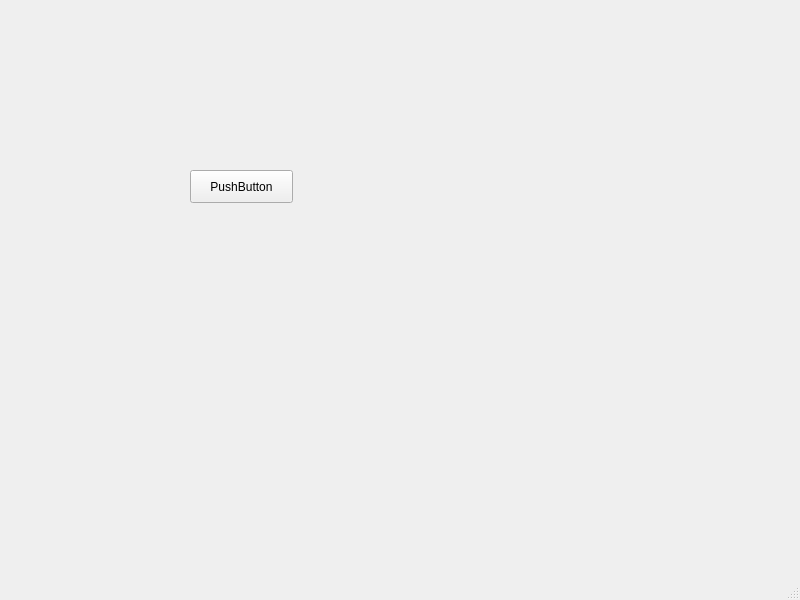
<?xml version="1.0" encoding="UTF-8"?>
<ui version="4.0">
 <class>MainWindow</class>
 <widget class="QMainWindow" name="MainWindow">
  <property name="geometry">
   <rect>
    <x>0</x>
    <y>0</y>
    <width>800</width>
    <height>600</height>
   </rect>
  </property>
  <property name="windowTitle">
   <string>MainWindow</string>
  </property>
  <widget class="QWidget" name="centralwidget">
   <widget class="QPushButton" name="pushButton">
    <property name="geometry">
     <rect>
      <x>190</x>
      <y>170</y>
      <width>103</width>
      <height>33</height>
     </rect>
    </property>
    <property name="text">
     <string>PushButton</string>
    </property>
   </widget>
  </widget>
  <widget class="QMenuBar" name="menubar">
   <property name="geometry">
    <rect>
     <x>0</x>
     <y>0</y>
     <width>800</width>
     <height>29</height>
    </rect>
   </property>
  </widget>
  <widget class="QStatusBar" name="statusbar"/>
 </widget>
 <resources/>
 <connections/>
</ui>
